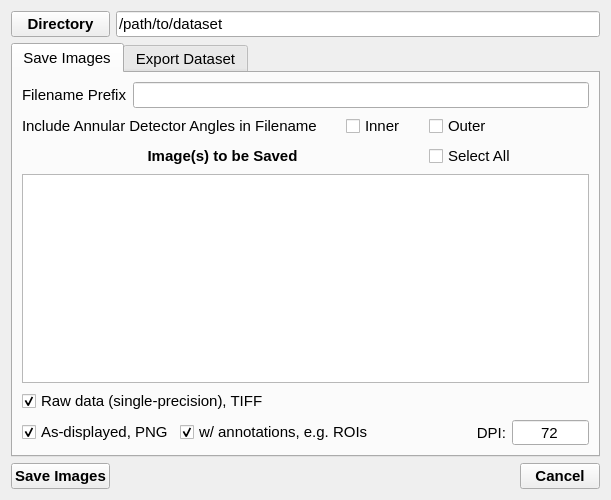
<?xml version="1.0" encoding="UTF-8"?>
<ui version="4.0">
 <class>SavePanelForm</class>
 <widget class="QWidget" name="SavePanelForm">
  <property name="geometry">
   <rect>
    <x>0</x>
    <y>0</y>
    <width>611</width>
    <height>500</height>
   </rect>
  </property>
  <property name="sizePolicy">
   <sizepolicy hsizetype="Fixed" vsizetype="Preferred">
    <horstretch>0</horstretch>
    <verstretch>0</verstretch>
   </sizepolicy>
  </property>
  <property name="font">
   <font>
    <pointsize>11</pointsize>
   </font>
  </property>
  <property name="windowTitle">
   <string>Form</string>
  </property>
  <layout class="QGridLayout" name="gridLayout">
   <item row="2" column="1">
    <spacer name="SavePanelHSpacer">
     <property name="orientation">
      <enum>Qt::Horizontal</enum>
     </property>
     <property name="sizeHint" stdset="0">
      <size>
       <width>40</width>
       <height>20</height>
      </size>
     </property>
    </spacer>
   </item>
   <item row="2" column="0">
    <widget class="QPushButton" name="SaveExport">
     <property name="font">
      <font>
       <pointsize>11</pointsize>
       <weight>75</weight>
       <bold>true</bold>
      </font>
     </property>
     <property name="text">
      <string>Save Images</string>
     </property>
    </widget>
   </item>
   <item row="0" column="0">
    <widget class="QPushButton" name="SaveDirButton">
     <property name="font">
      <font>
       <pointsize>11</pointsize>
       <weight>75</weight>
       <bold>true</bold>
      </font>
     </property>
     <property name="text">
      <string>Directory</string>
     </property>
    </widget>
   </item>
   <item row="0" column="1" colspan="2">
    <widget class="QLineEdit" name="SaveDir">
     <property name="text">
      <string>/path/to/dataset</string>
     </property>
    </widget>
   </item>
   <item row="2" column="2">
    <widget class="QPushButton" name="SaveCloseButton">
     <property name="font">
      <font>
       <pointsize>11</pointsize>
       <weight>75</weight>
       <bold>true</bold>
      </font>
     </property>
     <property name="text">
      <string>Cancel</string>
     </property>
    </widget>
   </item>
   <item row="1" column="0" colspan="3">
    <widget class="QTabWidget" name="SaveTabGroup">
     <property name="currentIndex">
      <number>0</number>
     </property>
     <widget class="QWidget" name="SaveImgTab">
      <attribute name="title">
       <string>Save Images</string>
      </attribute>
      <layout class="QGridLayout" name="gridLayout_2">
       <item row="4" column="0" colspan="6">
        <widget class="QListWidget" name="SaveImgList">
         <property name="selectionMode">
          <enum>QAbstractItemView::MultiSelection</enum>
         </property>
        </widget>
       </item>
       <item row="5" column="0" colspan="3">
        <widget class="QCheckBox" name="SaveImgTIF">
         <property name="text">
          <string>Raw data (single-precision), TIFF</string>
         </property>
         <property name="checked">
          <bool>true</bool>
         </property>
        </widget>
       </item>
       <item row="2" column="3">
        <widget class="QCheckBox" name="SavePrfxRi">
         <property name="text">
          <string>Inner</string>
         </property>
        </widget>
       </item>
       <item row="7" column="5">
        <widget class="QSpinBox" name="SaveImgAnnotDPI">
         <property name="alignment">
          <set>Qt::AlignCenter</set>
         </property>
         <property name="buttonSymbols">
          <enum>QAbstractSpinBox::NoButtons</enum>
         </property>
         <property name="maximum">
          <number>10000</number>
         </property>
         <property name="value">
          <number>72</number>
         </property>
        </widget>
       </item>
       <item row="2" column="0" colspan="3">
        <widget class="QLabel" name="PrefixLabel">
         <property name="text">
          <string>Include Annular Detector Angles in Filename</string>
         </property>
        </widget>
       </item>
       <item row="3" column="0" colspan="4">
        <widget class="QLabel" name="SaveImgListLabel">
         <property name="font">
          <font>
           <pointsize>11</pointsize>
           <weight>75</weight>
           <bold>true</bold>
          </font>
         </property>
         <property name="text">
          <string>Image(s) to be Saved</string>
         </property>
         <property name="alignment">
          <set>Qt::AlignCenter</set>
         </property>
        </widget>
       </item>
       <item row="7" column="4">
        <widget class="QLabel" name="SaveImgAnnotDPILabel">
         <property name="text">
          <string>DPI:</string>
         </property>
         <property name="alignment">
          <set>Qt::AlignRight|Qt::AlignTrailing|Qt::AlignVCenter</set>
         </property>
        </widget>
       </item>
       <item row="7" column="0">
        <widget class="QCheckBox" name="SaveImgPNG">
         <property name="text">
          <string>As-displayed, PNG</string>
         </property>
         <property name="checked">
          <bool>true</bool>
         </property>
        </widget>
       </item>
       <item row="3" column="4" colspan="2">
        <widget class="QCheckBox" name="SaveImgSelectAll">
         <property name="text">
          <string>Select All</string>
         </property>
        </widget>
       </item>
       <item row="7" column="1" colspan="3">
        <widget class="QCheckBox" name="SaveImgPNGAnnot">
         <property name="text">
          <string>w/ annotations, e.g. ROIs</string>
         </property>
         <property name="checked">
          <bool>true</bool>
         </property>
        </widget>
       </item>
       <item row="2" column="4" colspan="2">
        <widget class="QCheckBox" name="SavePrfxRo">
         <property name="text">
          <string>Outer</string>
         </property>
        </widget>
       </item>
       <item row="1" column="0" colspan="6">
        <layout class="QHBoxLayout" name="SaveImgTabHGrid">
         <item>
          <widget class="QLabel" name="SaveImgPrefixLabel">
           <property name="text">
            <string>Filename Prefix</string>
           </property>
          </widget>
         </item>
         <item>
          <widget class="QLineEdit" name="SaveImgPrefix"/>
         </item>
        </layout>
       </item>
      </layout>
     </widget>
     <widget class="QWidget" name="ExportTab">
      <attribute name="title">
       <string>Export Dataset</string>
      </attribute>
      <layout class="QGridLayout" name="gridLayout_3">
       <item row="1" column="3">
        <widget class="QCheckBox" name="ExpDimSuff">
         <property name="text">
          <string>Dimensions suffix</string>
         </property>
        </widget>
       </item>
       <item row="4" column="0" colspan="4">
        <widget class="QLabel" name="ExpNotesLabel">
         <property name="font">
          <font>
           <pointsize>11</pointsize>
           <weight>75</weight>
           <bold>true</bold>
          </font>
         </property>
         <property name="text">
          <string>Export Summary</string>
         </property>
         <property name="alignment">
          <set>Qt::AlignCenter</set>
         </property>
        </widget>
       </item>
       <item row="2" column="0" colspan="2">
        <widget class="QComboBox" name="ExpFormat">
         <property name="minimumSize">
          <size>
           <width>250</width>
           <height>0</height>
          </size>
         </property>
         <item>
          <property name="text">
           <string>HDF5 (*.h5)</string>
          </property>
         </item>
         <item>
          <property name="text">
           <string>Raw Binary (*.raw)</string>
          </property>
         </item>
        </widget>
       </item>
       <item row="2" column="2" colspan="2">
        <widget class="QComboBox" name="ExpByteOrder">
         <property name="minimumSize">
          <size>
           <width>250</width>
           <height>0</height>
          </size>
         </property>
         <item>
          <property name="text">
           <string>Little Endian</string>
          </property>
         </item>
         <item>
          <property name="text">
           <string>Big Endian</string>
          </property>
         </item>
        </widget>
       </item>
       <item row="5" column="0" colspan="4">
        <widget class="QTextEdit" name="ExpNotes"/>
       </item>
       <item row="1" column="0" colspan="3">
        <layout class="QHBoxLayout" name="ExportTabHGrid">
         <item>
          <widget class="QLabel" name="ExpFilenameLabel">
           <property name="text">
            <string>Filename</string>
           </property>
          </widget>
         </item>
         <item>
          <widget class="QLineEdit" name="ExpFilename">
           <property name="text">
            <string/>
           </property>
          </widget>
         </item>
        </layout>
       </item>
       <item row="3" column="0" colspan="4">
        <layout class="QHBoxLayout" name="ExportRangeGrid">
         <item>
          <widget class="QGroupBox" name="ExpPxPart">
           <property name="title">
            <string>Diffraction Partial  Export</string>
           </property>
           <property name="checkable">
            <bool>true</bool>
           </property>
           <property name="checked">
            <bool>false</bool>
           </property>
           <layout class="QGridLayout" name="ExportPxRangeGrid">
            <item row="2" column="3">
             <widget class="QSpinBox" name="ENPxY">
              <property name="alignment">
               <set>Qt::AlignCenter</set>
              </property>
             </widget>
            </item>
            <item row="1" column="0">
             <widget class="QLabel" name="EPxX1Label">
              <property name="maximumSize">
               <size>
                <width>20</width>
                <height>16777215</height>
               </size>
              </property>
              <property name="text">
               <string>x1</string>
              </property>
              <property name="alignment">
               <set>Qt::AlignRight|Qt::AlignTrailing|Qt::AlignVCenter</set>
              </property>
             </widget>
            </item>
            <item row="2" column="0">
             <widget class="QLabel" name="ENPxXLabel">
              <property name="maximumSize">
               <size>
                <width>20</width>
                <height>16777215</height>
               </size>
              </property>
              <property name="text">
               <string>X</string>
              </property>
              <property name="alignment">
               <set>Qt::AlignRight|Qt::AlignTrailing|Qt::AlignVCenter</set>
              </property>
             </widget>
            </item>
            <item row="1" column="3">
             <widget class="QSpinBox" name="EPxY1">
              <property name="alignment">
               <set>Qt::AlignCenter</set>
              </property>
             </widget>
            </item>
            <item row="2" column="2">
             <widget class="QLabel" name="ENPxYLabel">
              <property name="maximumSize">
               <size>
                <width>20</width>
                <height>16777215</height>
               </size>
              </property>
              <property name="text">
               <string>Y</string>
              </property>
              <property name="alignment">
               <set>Qt::AlignRight|Qt::AlignTrailing|Qt::AlignVCenter</set>
              </property>
             </widget>
            </item>
            <item row="0" column="3">
             <widget class="QSpinBox" name="EPxD">
              <property name="enabled">
               <bool>false</bool>
              </property>
              <property name="alignment">
               <set>Qt::AlignCenter</set>
              </property>
             </widget>
            </item>
            <item row="0" column="0" colspan="3">
             <widget class="QLabel" name="EPxDLabel">
              <property name="font">
               <font>
                <pointsize>11</pointsize>
               </font>
              </property>
              <property name="text">
               <string>Binning Distance</string>
              </property>
             </widget>
            </item>
            <item row="2" column="1">
             <widget class="QSpinBox" name="ENPxX">
              <property name="alignment">
               <set>Qt::AlignCenter</set>
              </property>
             </widget>
            </item>
            <item row="1" column="2">
             <widget class="QLabel" name="EPxY1Label">
              <property name="maximumSize">
               <size>
                <width>20</width>
                <height>16777215</height>
               </size>
              </property>
              <property name="text">
               <string>y1</string>
              </property>
              <property name="alignment">
               <set>Qt::AlignRight|Qt::AlignTrailing|Qt::AlignVCenter</set>
              </property>
             </widget>
            </item>
            <item row="1" column="1">
             <widget class="QSpinBox" name="EPxX1">
              <property name="alignment">
               <set>Qt::AlignCenter</set>
              </property>
             </widget>
            </item>
           </layout>
          </widget>
         </item>
         <item>
          <widget class="QGroupBox" name="ExpFrPart">
           <property name="title">
            <string>Real-space Partial Export</string>
           </property>
           <property name="checkable">
            <bool>true</bool>
           </property>
           <property name="checked">
            <bool>false</bool>
           </property>
           <layout class="QGridLayout" name="ExportFrRangeGrid">
            <item row="2" column="0">
             <widget class="QLabel" name="ENFrXLabel">
              <property name="maximumSize">
               <size>
                <width>20</width>
                <height>16777215</height>
               </size>
              </property>
              <property name="text">
               <string>X</string>
              </property>
              <property name="alignment">
               <set>Qt::AlignRight|Qt::AlignTrailing|Qt::AlignVCenter</set>
              </property>
             </widget>
            </item>
            <item row="2" column="2">
             <widget class="QLabel" name="ExFrYLabel">
              <property name="maximumSize">
               <size>
                <width>20</width>
                <height>16777215</height>
               </size>
              </property>
              <property name="text">
               <string>Y</string>
              </property>
              <property name="alignment">
               <set>Qt::AlignRight|Qt::AlignTrailing|Qt::AlignVCenter</set>
              </property>
             </widget>
            </item>
            <item row="2" column="3">
             <widget class="QSpinBox" name="ENFrY">
              <property name="alignment">
               <set>Qt::AlignCenter</set>
              </property>
             </widget>
            </item>
            <item row="0" column="0" colspan="3">
             <widget class="QLabel" name="EFrDLabel">
              <property name="font">
               <font>
                <pointsize>11</pointsize>
               </font>
              </property>
              <property name="text">
               <string>Sampling Interval</string>
              </property>
             </widget>
            </item>
            <item row="1" column="3">
             <widget class="QSpinBox" name="EFrY1">
              <property name="alignment">
               <set>Qt::AlignCenter</set>
              </property>
             </widget>
            </item>
            <item row="0" column="3">
             <widget class="QSpinBox" name="EFrD">
              <property name="alignment">
               <set>Qt::AlignCenter</set>
              </property>
             </widget>
            </item>
            <item row="1" column="2">
             <widget class="QLabel" name="EFrY1Label">
              <property name="maximumSize">
               <size>
                <width>20</width>
                <height>16777215</height>
               </size>
              </property>
              <property name="text">
               <string>y1</string>
              </property>
              <property name="alignment">
               <set>Qt::AlignRight|Qt::AlignTrailing|Qt::AlignVCenter</set>
              </property>
             </widget>
            </item>
            <item row="2" column="1">
             <widget class="QSpinBox" name="ENFrX">
              <property name="alignment">
               <set>Qt::AlignCenter</set>
              </property>
             </widget>
            </item>
            <item row="1" column="0">
             <widget class="QLabel" name="EFrX1Label">
              <property name="maximumSize">
               <size>
                <width>20</width>
                <height>16777215</height>
               </size>
              </property>
              <property name="text">
               <string>x1</string>
              </property>
              <property name="alignment">
               <set>Qt::AlignRight|Qt::AlignTrailing|Qt::AlignVCenter</set>
              </property>
             </widget>
            </item>
            <item row="1" column="1">
             <widget class="QSpinBox" name="EFrX1">
              <property name="alignment">
               <set>Qt::AlignCenter</set>
              </property>
             </widget>
            </item>
           </layout>
          </widget>
         </item>
        </layout>
       </item>
      </layout>
     </widget>
    </widget>
   </item>
  </layout>
 </widget>
 <resources/>
 <connections>
  <connection>
   <sender>SaveCloseButton</sender>
   <signal>clicked()</signal>
   <receiver>SavePanelForm</receiver>
   <slot>hide()</slot>
   <hints>
    <hint type="sourcelabel">
     <x>549</x>
     <y>476</y>
    </hint>
    <hint type="destinationlabel">
     <x>305</x>
     <y>249</y>
    </hint>
   </hints>
  </connection>
  <connection>
   <sender>SaveImgSelectAll</sender>
   <signal>clicked(bool)</signal>
   <receiver>SaveImgList</receiver>
   <slot>selectAll()</slot>
   <hints>
    <hint type="sourcelabel">
     <x>463</x>
     <y>170</y>
    </hint>
    <hint type="destinationlabel">
     <x>449</x>
     <y>207</y>
    </hint>
   </hints>
  </connection>
  <connection>
   <sender>SaveImgSelectAll</sender>
   <signal>clicked(bool)</signal>
   <receiver>SaveImgList</receiver>
   <slot>clearSelection()</slot>
   <hints>
    <hint type="sourcelabel">
     <x>550</x>
     <y>177</y>
    </hint>
    <hint type="destinationlabel">
     <x>540</x>
     <y>212</y>
    </hint>
   </hints>
  </connection>
 </connections>
</ui>
